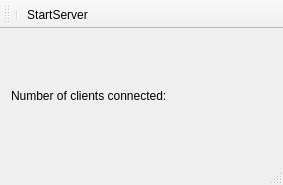
<?xml version="1.0" encoding="UTF-8"?>
<ui version="4.0">
 <class>MainWindow</class>
 <widget class="QMainWindow" name="MainWindow">
  <property name="geometry">
   <rect>
    <x>0</x>
    <y>0</y>
    <width>283</width>
    <height>185</height>
   </rect>
  </property>
  <property name="windowTitle">
   <string>MainWindow</string>
  </property>
  <widget class="QWidget" name="centralWidget">
   <layout class="QGridLayout" name="gridLayout">
    <item row="0" column="0">
     <widget class="QLabel" name="label">
      <property name="text">
       <string>Number of clients connected: </string>
      </property>
     </widget>
    </item>
    <item row="0" column="1">
     <widget class="QLabel" name="lblNumClnts">
      <property name="text">
       <string/>
      </property>
     </widget>
    </item>
   </layout>
  </widget>
  <widget class="QMenuBar" name="menuBar">
   <property name="geometry">
    <rect>
     <x>0</x>
     <y>0</y>
     <width>283</width>
     <height>29</height>
    </rect>
   </property>
  </widget>
  <widget class="QToolBar" name="mainToolBar">
   <attribute name="toolBarArea">
    <enum>TopToolBarArea</enum>
   </attribute>
   <attribute name="toolBarBreak">
    <bool>false</bool>
   </attribute>
   <addaction name="separator"/>
   <addaction name="actionStartServer"/>
  </widget>
  <widget class="QStatusBar" name="statusBar"/>
  <action name="actionStartServer">
   <property name="text">
    <string>StartServer</string>
   </property>
  </action>
 </widget>
 <layoutdefault spacing="6" margin="11"/>
 <resources/>
 <connections/>
</ui>
